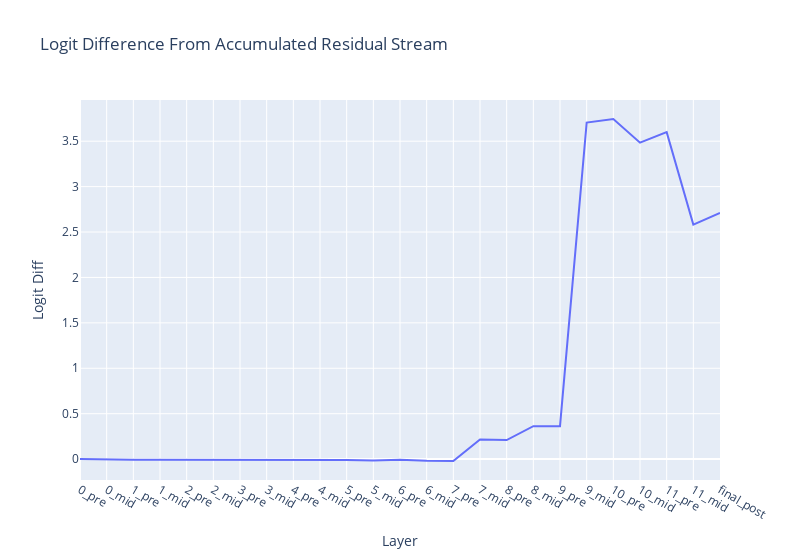

Here is the notebook cell this chart was saved with:
### Code cell
accumulated_residual, labels = cache.accumulated_resid(layer=-1, incl_mid=True, pos_slice=-1, return_labels=True)

logit_lens_logit_diffs= residual_stack_to_logit_diff(accumulated_residual, cache)

line(
    logit_lens_logit_diffs,
    hovermode='x unified',
    title='Logit Difference From Accumulated Residual Stream',
    labels={'x': 'Layer', 'y': 'Logit Diff'},
    xaxis_tickvals=labels,
    width=800,
)

### Figure 1 — Plotly figure (JSON) as saved in the notebook; plotly's stock layout.template omitted (floating-point values rounded to 4 significant figures)
{"data": [{"hovertemplate": "Layer=%{x}<br>Logit Diff=%{y}<extra></extra>", "legendgroup": "", "line": {"color": "#636efa", "dash": "solid"}, "marker": {"symbol": "circle"}, "mode": "lines", "name": "", "orientation": "v", "showlegend": false, "type": "scatter", "x": [0, 1, 2, 3, 4, 5, 6, 7, 8, 9, 10, 11, 12, 13, 14, 15, 16, 17, 18, 19, 20, 21, 22, 23, 24], "xaxis": "x", "y": [2.4e-05, -0.006934, -0.006849, -0.007906, -0.007422, -0.007691, -0.005493, -0.006107, -0.007929, -0.0121, -0.01077, -0.01393, -0.008041, -0.01931, -0.02072, 0.2167, 0.2096, 0.3627, 0.3624, 3.705, 3.744, 3.484, 3.6, 2.582, 2.71], "yaxis": "y"}], "layout": {"hovermode": "x unified", "legend": {"tracegroupgap": 0}, "title": {"text": "Logit Difference From Accumulated Residual Stream"}, "width": 800, "xaxis": {"anchor": "y", "domain": [0, 1], "tickmode": "array", "ticktext": ["0_pre", "0_mid", "1_pre", "1_mid", "2_pre", "2_mid", "3_pre", "3_mid", "4_pre", "4_mid", "5_pre", "5_mid", "6_pre", "6_mid", "7_pre", "7_mid", "8_pre", "8_mid", "9_pre", "9_mid", "10_pre", "10_mid", "11_pre", "11_mid", "final_post"], "tickvals": [0, 1, 2, 3, 4, 5, 6, 7, 8, 9, 10, 11, 12, 13, 14, 15, 16, 17, 18, 19, 20, 21, 22, 23, 24], "title": {"text": "Layer"}}, "yaxis": {"anchor": "x", "domain": [0, 1], "title": {"text": "Logit Diff"}}}}
